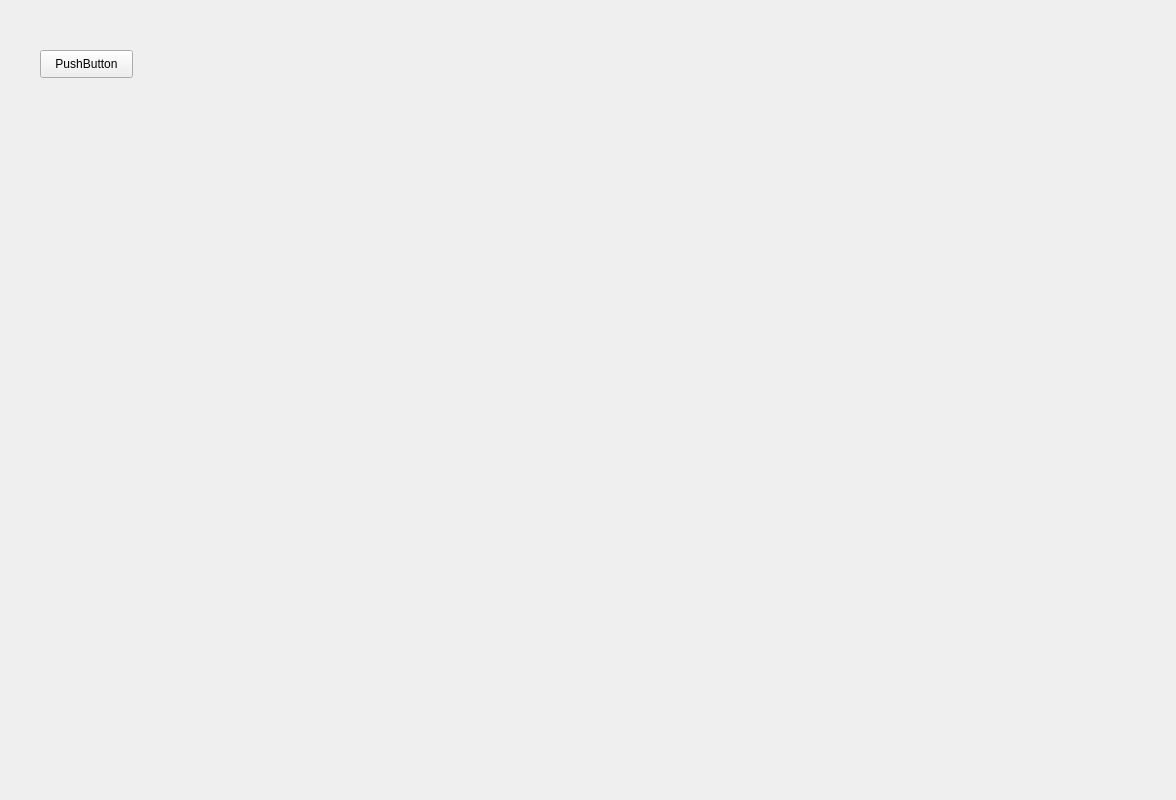
<?xml version="1.0" encoding="UTF-8"?>
<ui version="4.0">
 <class>MainWidget</class>
 <widget class="QWidget" name="MainWidget">
  <property name="geometry">
   <rect>
    <x>0</x>
    <y>0</y>
    <width>1176</width>
    <height>800</height>
   </rect>
  </property>
  <property name="windowTitle">
   <string>MainWidget</string>
  </property>
  <widget class="QPushButton" name="pushButton">
   <property name="geometry">
    <rect>
     <x>40</x>
     <y>50</y>
     <width>93</width>
     <height>28</height>
    </rect>
   </property>
   <property name="text">
    <string>PushButton</string>
   </property>
  </widget>
 </widget>
 <layoutdefault spacing="6" margin="11"/>
 <resources/>
 <connections/>
</ui>
